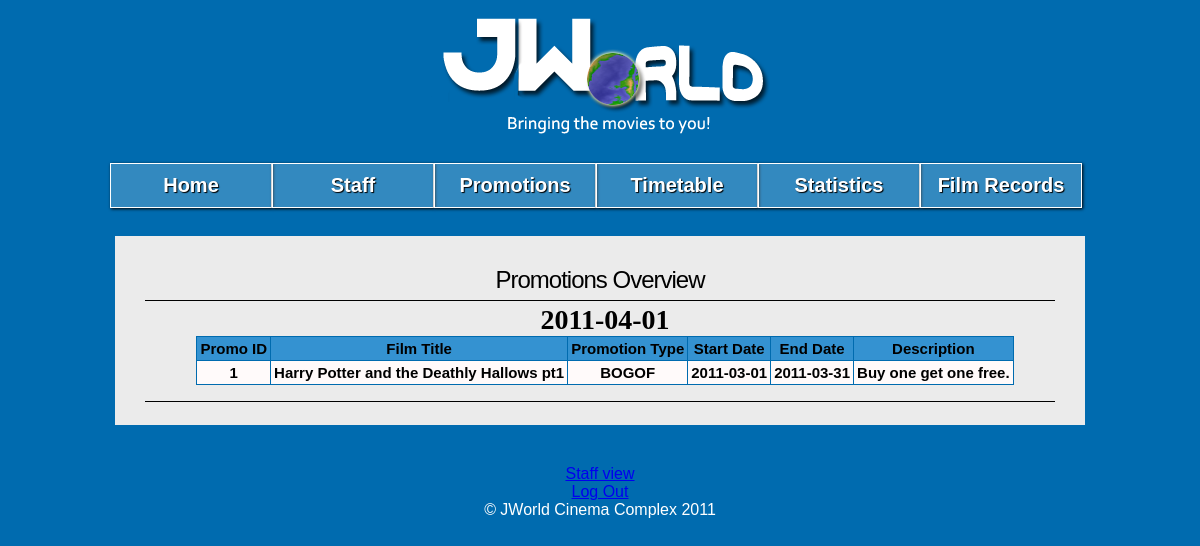
/admin.php?page=promo-acs (signed in), run on an earlier commit of the app's database.
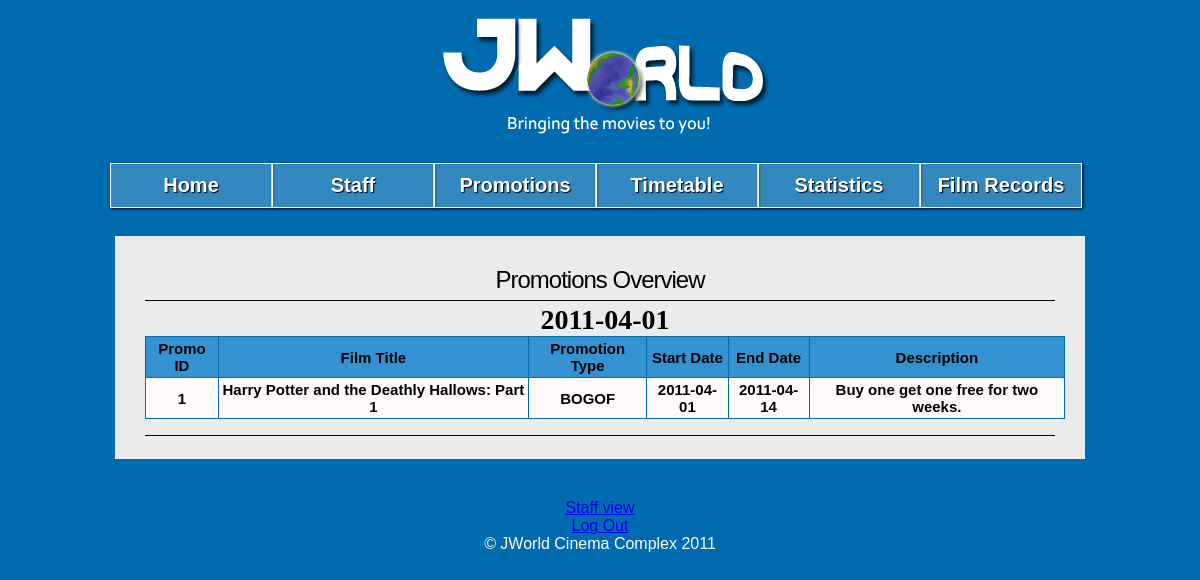
And on a later commit of the database.
### tables this page shows
CREATE TABLE promotions (
	promo_id int(11) NOT NULL AUTO_INCREMENT,
	film_ID int(11) NOT NULL,
	promo_name varchar(50) NOT NULL,
	start_date date NOT NULL,
	end_date date NOT NULL,
	description varchar(200) NOT NULL,
	PRIMARY KEY (promo_id),
	FOREIGN KEY (film_ID) REFERENCES films(film_ID) ON DELETE CASCADE ON UPDATE CASCADE
);

CREATE TABLE films (
	film_ID int(11) NOT NULL AUTO_INCREMENT,
	film_title varchar(255) NOT NULL,
	film_year char(4) NOT NULL,
	film_plot text(65535) NOT NULL,
	film_length int(11) NOT NULL,
	film_genre varchar(50) NOT NULL,
	film_rating varchar(5) NOT NULL,
	film_poster varchar(255) NOT NULL,
	imdb_id varchar(50) NOT NULL,
  PRIMARY KEY (film_ID)
);

### res/pages/admin/promo-acs.php (the view, shortened to what this page needs)
<div id="body">
<h1> Promotions Overview</h1>
	<?php
	echo date("Y-m-d");
	$query = "SELECT promotions.promo_id, films.film_title,  promotions.promo_name, promotions.start_date, promotions.end_date, promotions.description FROM promotions, films WHERE promotions.film_ID = films.film_ID";
	$result = mysql_query($query) or die(mysql_error());
	echo "<table class=\"table-std\">
	<tr>
	<th>Promo ID</th>
	<th>Film Title</th>
	<th>Promotion Type</th>
	<th>Start Date</th>
	<th>End Date</th>
	<th>Description</th>
	</tr>";
	while($row = mysql_fetch_array($result)){
		echo "<tr>";
		echo "<td>" .$row['promo_id']. " </td> ";
		echo "<td>" . $row['film_title'] . "</td>";
		echo "<td>" . $row['promo_name'] . "</td>";
		echo "<td>" . $row['start_date'] . "</td>";
		echo "<td>" . $row['end_date'] . "</td>";
		echo "<td>" . $row['description'] . "</td>";
		echo "</tr>";
	}
	echo "</table>";
	?>
<h2></h2>
</div>

What changed in the data, as far as the page shows it:
changed promotions "BOGOF": film_ID.film_title "Harry Potter and the Deathly Hallows pt1" → "Harry Potter and the Deathly Hallows: Part 1"; start_date "2011-03-01" → "2011-04-01"; end_date "2011-03-31" → "2011-04-14"; description "Buy one get one free." → "Buy one get one free for two weeks."
